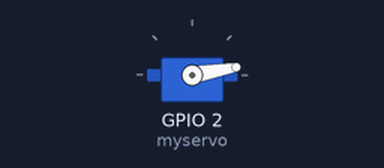
A sketch run on a simulated ESP32. Shown: servo.

Above: at 0.05 s.
At 0.3 s:
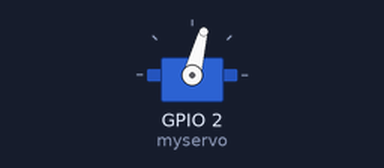
At 0.6 s:
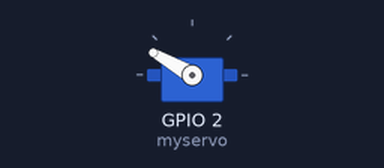
At 1.2 s:
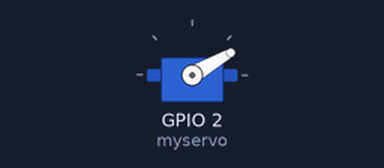
Timing chart, 0 to 3.0 s (numbered marks = the images above):
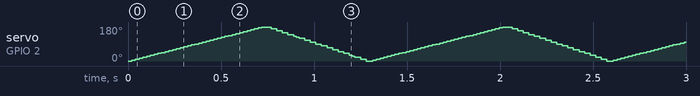

The sketch:

sevo.ino
```cpp
#include<ESP32Servo.h>     // Servo hader file

Servo myservo;        // Servo object

int pos = 0;

void setup(){
  myservo.attach(2);         // microcontrolar pin dicler
}

void loop(){
  for (pos = 0; pos<=180; pos+=5) {           // loop and (pos+=5) power dicler
    myservo.write(pos);                       // Specific angle for rotted (write)
    delay(20);
  }

  for (pos = 180; pos>=0; pos-=5) {           // Servo Reverse rotating loop
    myservo.write(pos);
    delay(15);
  }
}
```
